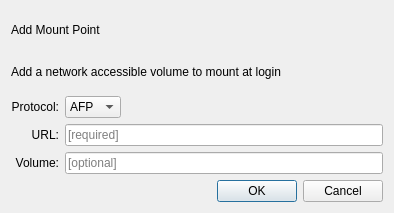
<?xml version="1.0" encoding="UTF-8"?>
<ui version="4.0">
 <class>LoginItemsMountDialog</class>
 <widget class="QDialog" name="LoginItemsMountDialog">
  <property name="geometry">
   <rect>
    <x>0</x>
    <y>0</y>
    <width>394</width>
    <height>213</height>
   </rect>
  </property>
  <property name="sizePolicy">
   <sizepolicy hsizetype="Fixed" vsizetype="Fixed">
    <horstretch>0</horstretch>
    <verstretch>0</verstretch>
   </sizepolicy>
  </property>
  <property name="windowTitle">
   <string>Add Mount Point</string>
  </property>
  <layout class="QVBoxLayout" name="verticalLayout">
   <item>
    <widget class="QLabel" name="label">
     <property name="text">
      <string>Add Mount Point</string>
     </property>
    </widget>
   </item>
   <item>
    <widget class="QLabel" name="lTip_add_mount_point">
     <property name="text">
      <string>Add a network accessible volume to mount at login</string>
     </property>
    </widget>
   </item>
   <item>
    <layout class="QGridLayout" name="gridLayout">
     <item row="0" column="0">
      <widget class="QLabel" name="label_3">
       <property name="text">
        <string>Protocol:</string>
       </property>
       <property name="alignment">
        <set>Qt::AlignRight|Qt::AlignTrailing|Qt::AlignVCenter</set>
       </property>
      </widget>
     </item>
     <item row="0" column="1">
      <widget class="QComboBox" name="protocol">
       <property name="sizePolicy">
        <sizepolicy hsizetype="Fixed" vsizetype="Fixed">
         <horstretch>0</horstretch>
         <verstretch>0</verstretch>
        </sizepolicy>
       </property>
       <item>
        <property name="text">
         <string>AFP</string>
        </property>
       </item>
       <item>
        <property name="text">
         <string>NFS</string>
        </property>
       </item>
       <item>
        <property name="text">
         <string>SMB</string>
        </property>
       </item>
      </widget>
     </item>
     <item row="1" column="0">
      <widget class="QLabel" name="label_4">
       <property name="text">
        <string>URL:</string>
       </property>
       <property name="alignment">
        <set>Qt::AlignRight|Qt::AlignTrailing|Qt::AlignVCenter</set>
       </property>
      </widget>
     </item>
     <item row="1" column="1">
      <widget class="QLineEdit" name="url">
       <property name="placeholderText">
        <string>[required]</string>
       </property>
      </widget>
     </item>
     <item row="2" column="0">
      <widget class="QLabel" name="label_5">
       <property name="text">
        <string>Volume:</string>
       </property>
       <property name="alignment">
        <set>Qt::AlignRight|Qt::AlignTrailing|Qt::AlignVCenter</set>
       </property>
      </widget>
     </item>
     <item row="2" column="1">
      <widget class="QLineEdit" name="volume">
       <property name="placeholderText">
        <string>[optional]</string>
       </property>
      </widget>
     </item>
    </layout>
   </item>
   <item>
    <widget class="QDialogButtonBox" name="buttonBox">
     <property name="orientation">
      <enum>Qt::Horizontal</enum>
     </property>
     <property name="standardButtons">
      <set>QDialogButtonBox::Cancel|QDialogButtonBox::Ok</set>
     </property>
    </widget>
   </item>
  </layout>
 </widget>
 <resources/>
 <connections>
  <connection>
   <sender>buttonBox</sender>
   <signal>accepted()</signal>
   <receiver>LoginItemsMountDialog</receiver>
   <slot>accept()</slot>
   <hints>
    <hint type="sourcelabel">
     <x>248</x>
     <y>254</y>
    </hint>
    <hint type="destinationlabel">
     <x>157</x>
     <y>274</y>
    </hint>
   </hints>
  </connection>
  <connection>
   <sender>buttonBox</sender>
   <signal>rejected()</signal>
   <receiver>LoginItemsMountDialog</receiver>
   <slot>reject()</slot>
   <hints>
    <hint type="sourcelabel">
     <x>316</x>
     <y>260</y>
    </hint>
    <hint type="destinationlabel">
     <x>286</x>
     <y>274</y>
    </hint>
   </hints>
  </connection>
 </connections>
</ui>
